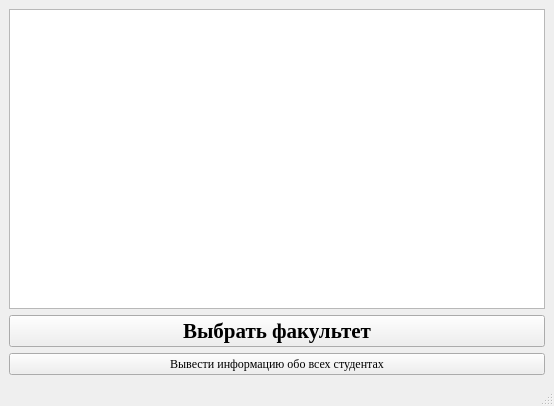
<?xml version="1.0" encoding="UTF-8"?>
<ui version="4.0">
 <class>MainWindow</class>
 <widget class="QMainWindow" name="MainWindow">
  <property name="geometry">
   <rect>
    <x>0</x>
    <y>0</y>
    <width>554</width>
    <height>406</height>
   </rect>
  </property>
  <property name="windowTitle">
   <string>MainWindow</string>
  </property>
  <widget class="QWidget" name="centralwidget">
   <layout class="QGridLayout" name="gridLayout">
    <item row="0" column="0">
     <widget class="QListWidget" name="listWidget">
      <property name="font">
       <font>
        <family>Times New Roman</family>
        <pointsize>18</pointsize>
       </font>
      </property>
     </widget>
    </item>
    <item row="1" column="0">
     <widget class="QPushButton" name="pushButton">
      <property name="font">
       <font>
        <family>Times New Roman</family>
        <pointsize>16</pointsize>
        <weight>75</weight>
        <bold>true</bold>
       </font>
      </property>
      <property name="text">
       <string>Выбрать факультет</string>
      </property>
     </widget>
    </item>
    <item row="2" column="0">
     <widget class="QPushButton" name="pushButton_2">
      <property name="font">
       <font>
        <family>Times New Roman</family>
        <pointsize>9</pointsize>
       </font>
      </property>
      <property name="text">
       <string>Вывести информацию обо всех студентах</string>
      </property>
     </widget>
    </item>
   </layout>
  </widget>
  <widget class="QMenuBar" name="menubar">
   <property name="geometry">
    <rect>
     <x>0</x>
     <y>0</y>
     <width>554</width>
     <height>25</height>
    </rect>
   </property>
  </widget>
  <widget class="QStatusBar" name="statusbar"/>
 </widget>
 <resources/>
 <connections/>
</ui>
